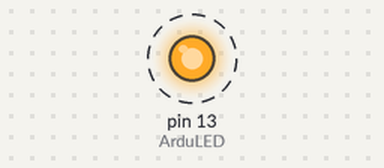
This sketch was run on a simulated Arduino Uno, built with avr-gcc and run on an emulated ATmega328P. On the bench: output pins drawn as LEDs (lit = HIGH). Dashed ring = blinking.

Above: at 14.2 s.
Timing chart, 0 to 17.0 s (numbered marks = the images above):
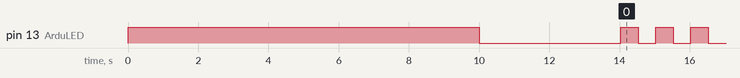

Measured:
- by itself, pin 13 (ArduLED): repeats every 1.0 s: HIGH 0.50 s, LOW 0.50 s

The sketch:

HC06_BT_config_ZOWI.ino
```cpp
/*
ConfigBluetooth HC-06 from Arduino.
Change name, password and baud using serial port, only configurate one time
After upload code you have 10 seconds to connect the module
BT ---- Arduino
TX ----> 6
RX <---- 7

Once the LED off configuration will start and at the end LED will blink
After this you can pair your module
*/
#include <SoftwareSerial.h>
SoftwareSerial BT(6,7);
// creates a "virtual" serial port/UART
// connect BT module TX to D6
// connect BT module RX to D7
// connect BT Vcc to 5V, GND to GND

// Options:
  int ArduLED=13;       //Internal Arduino´s LED
  char ssid[10]   = "Zowi"; // Name for Bluetooth.
  char baudios     = '4';      // 1=>1200 baudios, 2=>2400, 3=>4800, 4=>9600 (default), 5=>19200, 6=>38400, 7=>57600, 8=>115200
  char password[10] = "1234";   // Password for pairing

void setup()
{
  BT.begin(9600); //9600bauds is the deafult baudrate for these modules.
          //if it´s not working try changing this baudrate to match your HC-06 initial setup

  // Waiting time (10 seconds) onboard LED is ON:
    pinMode(ArduLED,OUTPUT);
    digitalWrite(ArduLED,HIGH);
    delay(10000);
    digitalWrite(ArduLED,LOW);

BT.print("AT"); delay(1000); // Now configuration start

BT.print("AT+NAME"); BT.print(ssid); delay(1000);   // Change Name of BT

BT.print("AT+BAUD"); BT.print(baudios); delay(1000);    // Change Baud

BT.print("AT+PIN"); BT.print(password); delay(1000);      // Change Password
}

void loop()
{
  // After programing bluetooth, onboard LED will Blink.
  digitalWrite(ArduLED, !digitalRead(ArduLED));
  delay(500);
}
```
